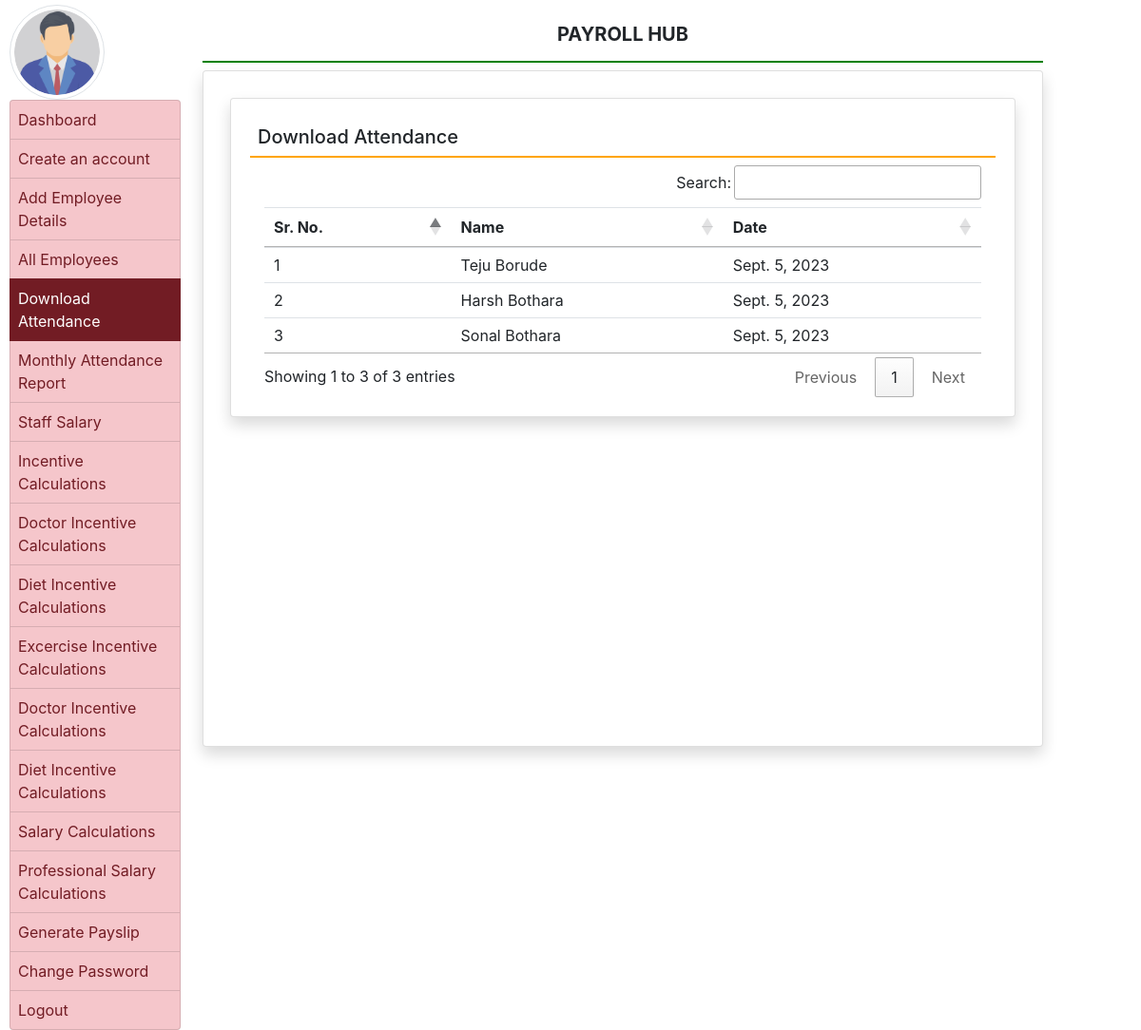
Screenshot of /attendanceReport/ (signed in) with the database file from the repository.
### employee/models.py (models this page shows, shortened)
class Attend(models.Model):
    user = models.ForeignKey(User, on_delete=models.DO_NOTHING)
    date = models.DateField(null=True)
    is_present = models.PositiveIntegerField(default=0)

### employee/views.py (the view)
# urls.py: path('attendanceReport/', views.attendanceReport, name="attendanceReport"),
def attendanceReport(request):
    if not request.user.is_authenticated:
        return redirect('adminLogin')
    emp = Attend.objects.all()
    cnt = emp.count()
    print(cnt)
    return render(request, 'allEmpAttendance.html',{'emp':emp,'cnt':cnt})

### employee/templates/allEmpAttendance.html (shortened to what this page needs)
{% extends 'adminBase.html' %}
{% block main %}
<link rel="stylesheet" href="https://cdn.datatables.net/1.13.5/css/jquery.dataTables.min.css">
<link rel="stylesheet" href="https://cdn.datatables.net/buttons/2.4.1/css/buttons.dataTables.min.css">
<div class="card shadow m-2">
    <div class="card-body" style="width:100%">
        <h5 class="p-2" style="border-bottom:2px solid orange">Download Attendance</h5>
        <div class="container-fluid" style="width:100%">
            <table class="table" id="attend" style="width:100%">
                <thead>
                    <tr>
                        <th>Sr. No.</th>
                        <th>Name</th>
                        <th>Date</th>
                    </tr>
                </thead>
                <tbody>
                    {% if cnt > 1 %}
                    {% for i in emp %}
                    <tr>
                        <td>{{forloop.counter}}</td>
                        <td>{{i.user.first_name}} {{i.user.last_name}}</td>
                        <td>{{i.date}}</td>
                    </tr>
                    {% endfor %}
                    {% endif %}
                </tbody>
            </table>
        </div>
    </div>
</div>
{% endblock %}

### rows the page displays
Attend: user.first_name "Teju", user.last_name "Borude", date "Sept. 5, 2023"
Attend: user.first_name "Harsh", user.last_name "Bothara", date "Sept. 5, 2023"
Attend: user.first_name "Sonal", user.last_name "Bothara", date "Sept. 5, 2023"
